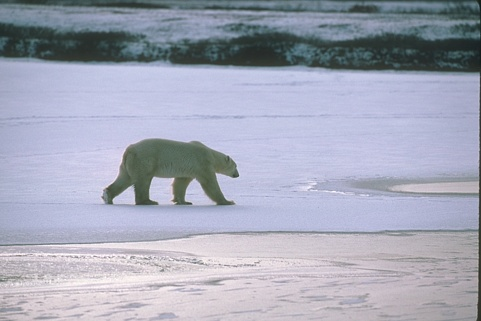
#> input picture data/images/test/100007.jpg, 481 x 321 px
$ python -i utils.py   (imports and definitions only)
#> lines starting #> are read from the running program, lines starting #| are printed output that depends on the picture
import numpy as np
import cv2
import scipy
from sklearn.metrics import jaccard_score


# [76 lines left out: functions load_image, load_gt, compute_iou_score, not called in this run]

def extract_edges(binary_image):
    """
    Extract edges from a binary mask using morphological operations.

    Args:
        binary_image: numpy.ndarray
            The binary image (0 and 255 values).

    Returns:
        edges: numpy.ndarray
            The binary edge image.
    """
    kernel = np.ones((3, 3), np.uint8)

    # Apply dilation and erosion
    dilated = cv2.dilate(binary_image, kernel, iterations=1)
    eroded = cv2.erode(binary_image, kernel, iterations=1)

    # Compute the boundary (morphological gradient)
    edges = cv2.absdiff(dilated, eroded)

    return edges

# [39 lines left out: function compute_boundary_recall, not called in this run]

>>> import cv2
>>> picture = cv2.imread('../data/images/test/100007.jpg', cv2.IMREAD_GRAYSCALE)
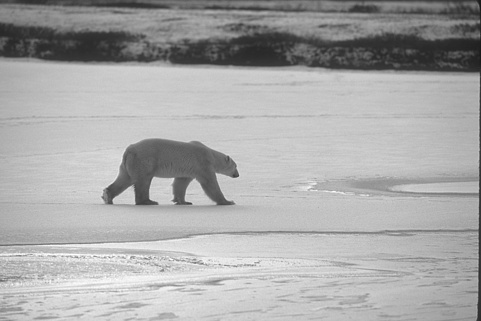
#> picture: shape (321, 481); min 26, max 255, mean 168.4
>>> result = extract_edges(picture)
#> in extract_edges, `dilated = cv2.dilate(binary_image, kernel, iterations=1)`:
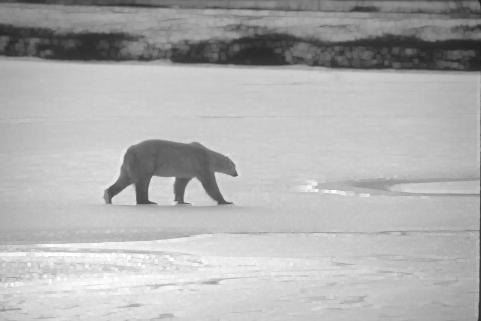
#> dilated: shape (321, 481); min 29, max 255, mean 176.7
#> in extract_edges, `eroded = cv2.erode(binary_image, kernel, iterations=1)`:
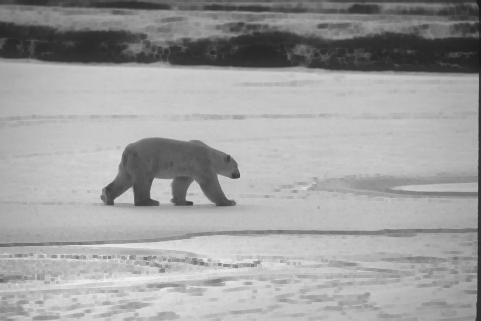
#> eroded: shape (321, 481); min 26, max 240, mean 159.9
#> in extract_edges, `edges = cv2.absdiff(dilated, eroded)`:
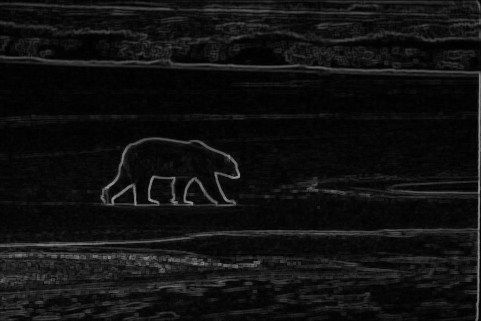
#> edges: shape (321, 481); min 0, max 151, mean 16.8

$ run again, on data/images/test/100099.jpg
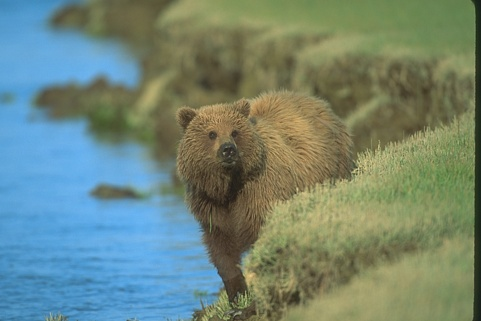
#> input picture data/images/test/100099.jpg, 481 x 321 px
#> in extract_edges, `eroded = cv2.erode(binary_image, kernel, iterations=1)`:
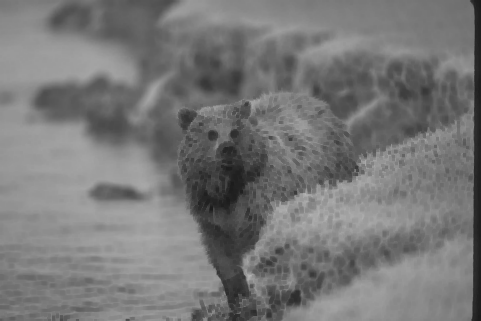
#> eroded: shape (321, 481); min 27, max 181, mean 119.3
#> in extract_edges, `edges = cv2.absdiff(dilated, eroded)`:
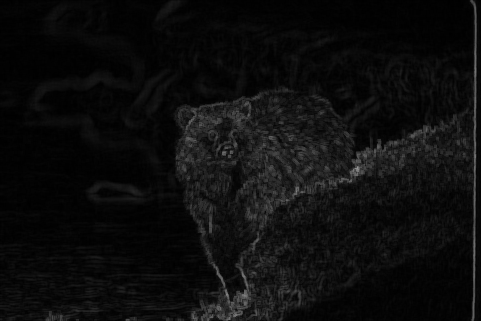
#> edges: shape (321, 481); min 0, max 149, mean 13

$ run again, on data/images/test/10081.jpg
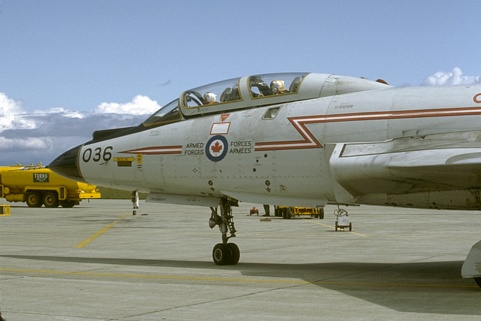
#> input picture data/images/test/10081.jpg, 481 x 321 px
#> in extract_edges, `eroded = cv2.erode(binary_image, kernel, iterations=1)`:
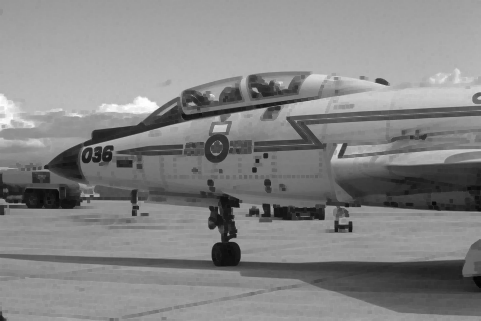
#> eroded: shape (321, 481); min 5, max 254, mean 133.3
#> in extract_edges, `edges = cv2.absdiff(dilated, eroded)`:
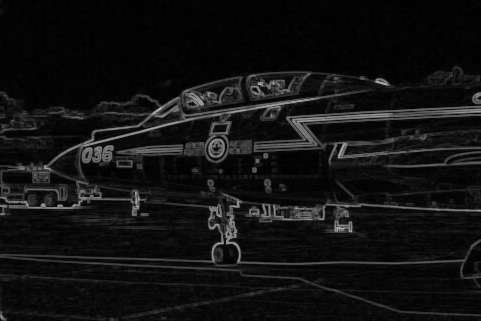
#> edges: shape (321, 481); min 0, max 177, mean 18.1
